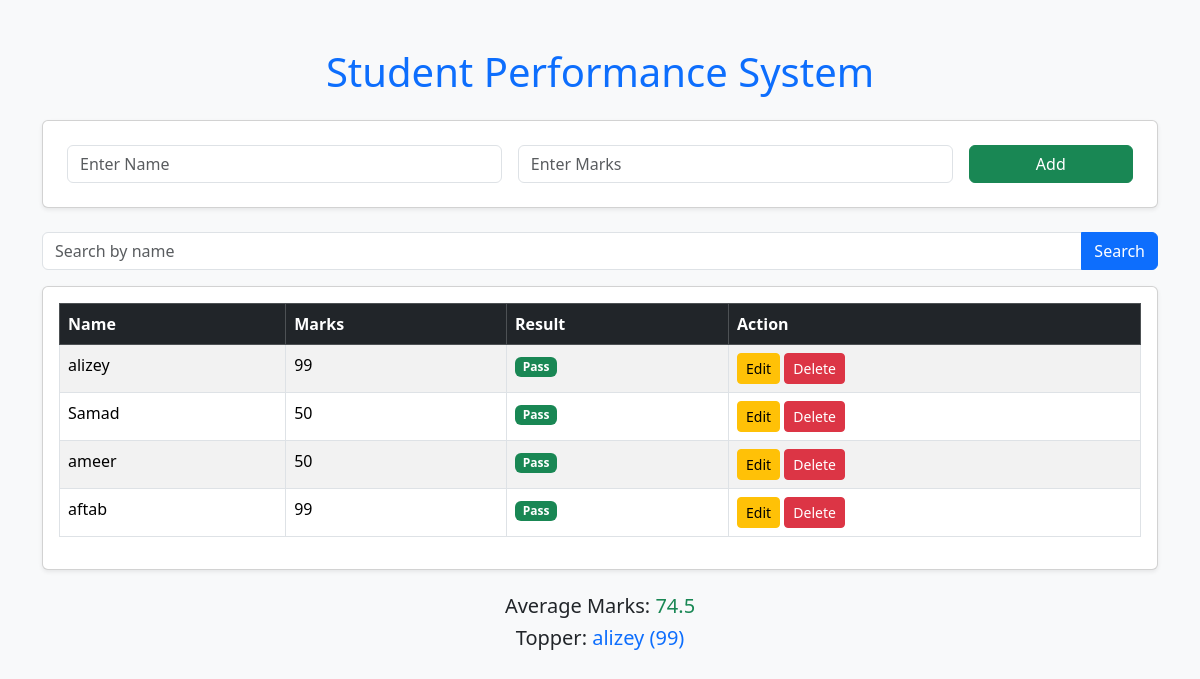
Before: / with the older database file.
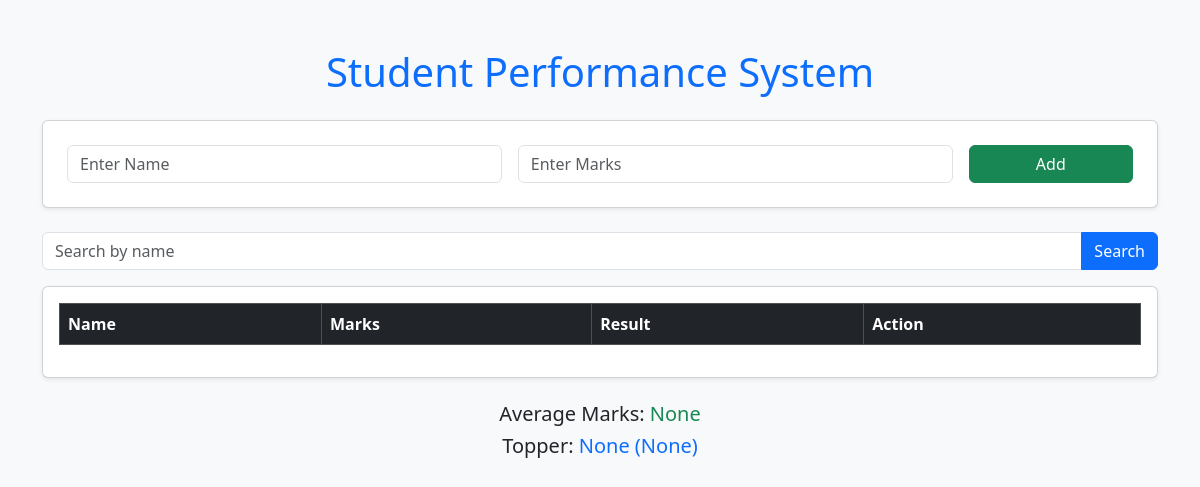
After: the same page with the newer database file.
### tables this page shows
CREATE TABLE students (
    id INTEGER PRIMARY KEY AUTOINCREMENT,
    name TEXT,
    marks INTEGER,
    result TEXT
);

### app.py (the view, shortened to what this page needs)
@app.route("/", methods=["GET", "POST"])
def index():
    conn = get_db()
    cur = conn.cursor()
    search_query = request.args.get("search")
    if search_query:
        cur.execute(
            "SELECT id, name, marks, result FROM students WHERE name LIKE ?",
            ("%" + search_query + "%",)
        )
    else:
        cur.execute("SELECT id, name, marks, result FROM students")
    data = cur.fetchall()
    cur.execute("SELECT AVG(marks) FROM students")
    avg = cur.fetchone()[0]
    cur.execute("SELECT name, MAX(marks) FROM students")
    topper = cur.fetchone()
    conn.close()
    return render_template("index.html", data=data, avg=avg, topper=topper)

### app.py (called while the page is built)
def get_db():
    return sqlite3.connect("students.db")

### templates/index.html (shortened to what this page needs)
<!DOCTYPE html>
<html>
<head>
    <link href="https://cdn.jsdelivr.net/npm/bootstrap@5.3.2/dist/css/bootstrap.min.css" rel="stylesheet">
</head>
<body class="bg-light">
<div class="container mt-5">
    <h1 class="text-center text-primary mb-4">
        Student Performance System
    </h1>
    <div class="card p-4 shadow-sm mb-4">
        <form method="POST" class="row g-3">
            <div class="col-md-5">
                <input type="text" name="name" class="form-control" placeholder="Enter Name" required>
            </div>
            <div class="col-md-5">
                <input type="number" name="marks" class="form-control" placeholder="Enter Marks" required>
            </div>
            <div class="col-md-2">
                <button type="submit" class="btn btn-success w-100">Add</button>
            </div>
        </form>
    </div>
    <form method="GET" class="mb-3">
        <div class="input-group">
            <input type="text" name="search" class="form-control" placeholder="Search by name">
            <button class="btn btn-primary">Search</button>
        </div>
    </form>
    <div class="card p-3 shadow-sm">
        <table class="table table-bordered table-striped">
            <thead class="table-dark">
                <tr>
                    <th>Name</th>
                    <th>Marks</th>
                    <th>Result</th>
                    <th>Action</th>
                </tr>
            </thead>
            <tbody>
                {% for row in data %}
                <tr>
                    <td>{{ row[1] }}</td>
                    <td>{{ row[2] }}</td>
                    <td>
                        {% if row[3] == "Pass" %}
                            <span class="badge bg-success">Pass</span>
                        {% else %}
                            <span class="badge bg-danger">Fail</span>
                        {% endif %}
                    </td>
                    <td>
                        <a href="{{ url_for('edit', id=row[0]) }}" class="btn btn-warning btn-sm">Edit</a>
                        <a href="{{ url_for('delete', id=row[0]) }}" class="btn btn-danger btn-sm">Delete</a>
                    </td>
                </tr>
                {% endfor %}
            </tbody>
        </table>
    </div>
    <div class="mt-4 text-center">
        <h5>Average Marks: <span class="text-success">{{ avg }}</span></h5>
        <h5>Topper: <span class="text-primary">
            {{ topper[0] if topper else '' }} ({{ topper[1] if topper else '' }})
        </span></h5>
    </div>
</div>
</body>
</html>

Changed rows visible on the page:
removed students: name "alizey", marks "99", result "Pass"
removed students: name "Samad", marks "50", result "Pass"
removed students: name "ameer", marks "50", result "Pass"
removed students: name "aftab", marks "99", result "Pass"
Other visible differences:
{{ avg }}: "74.5" → "None"
{{ topper[0] if topper else '' }}: (not shown) → "None"
{{ topper[1] if topper else '' }}: "99" → "None"
